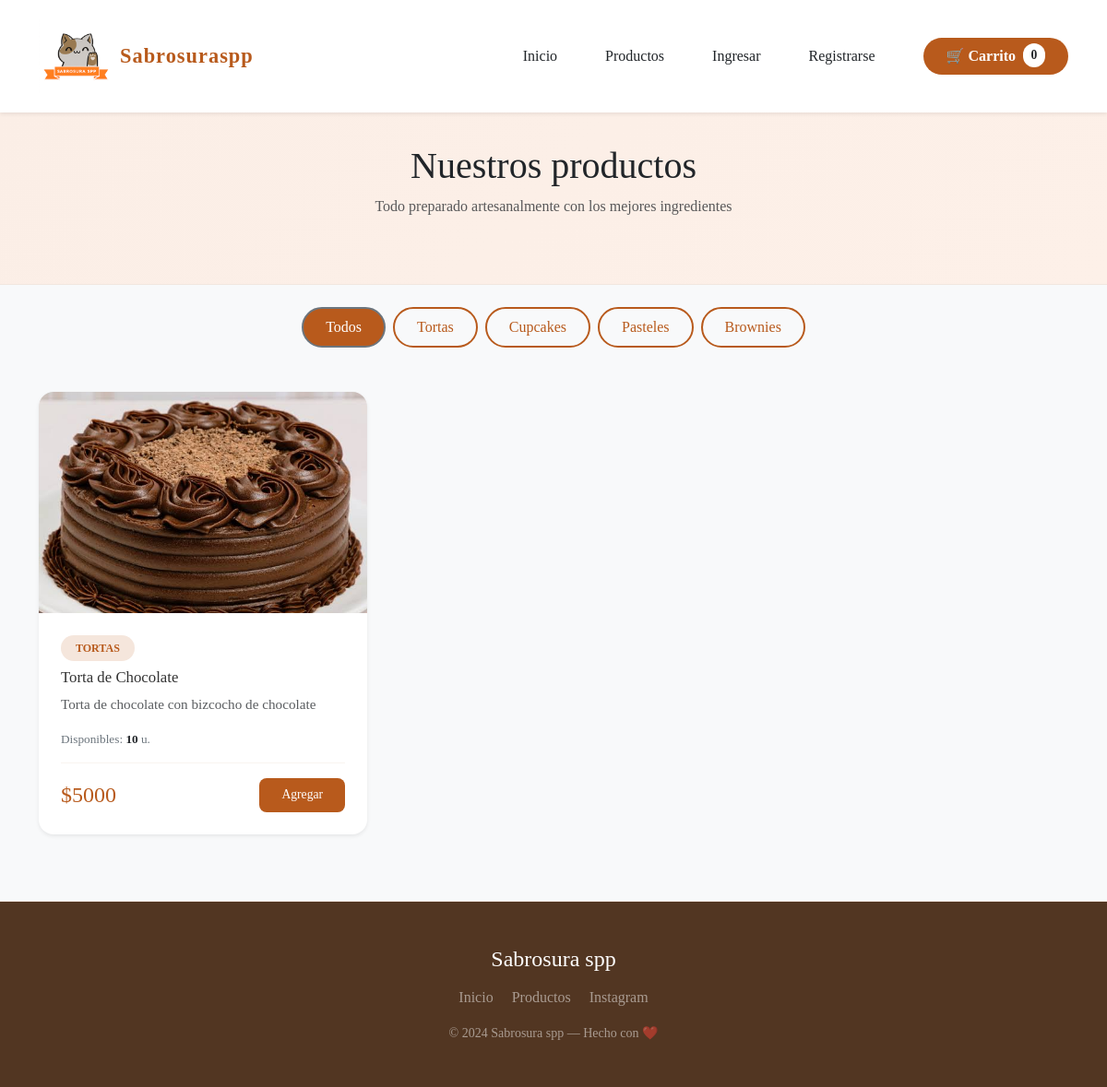
/productos/, run on an earlier commit of the app's database.
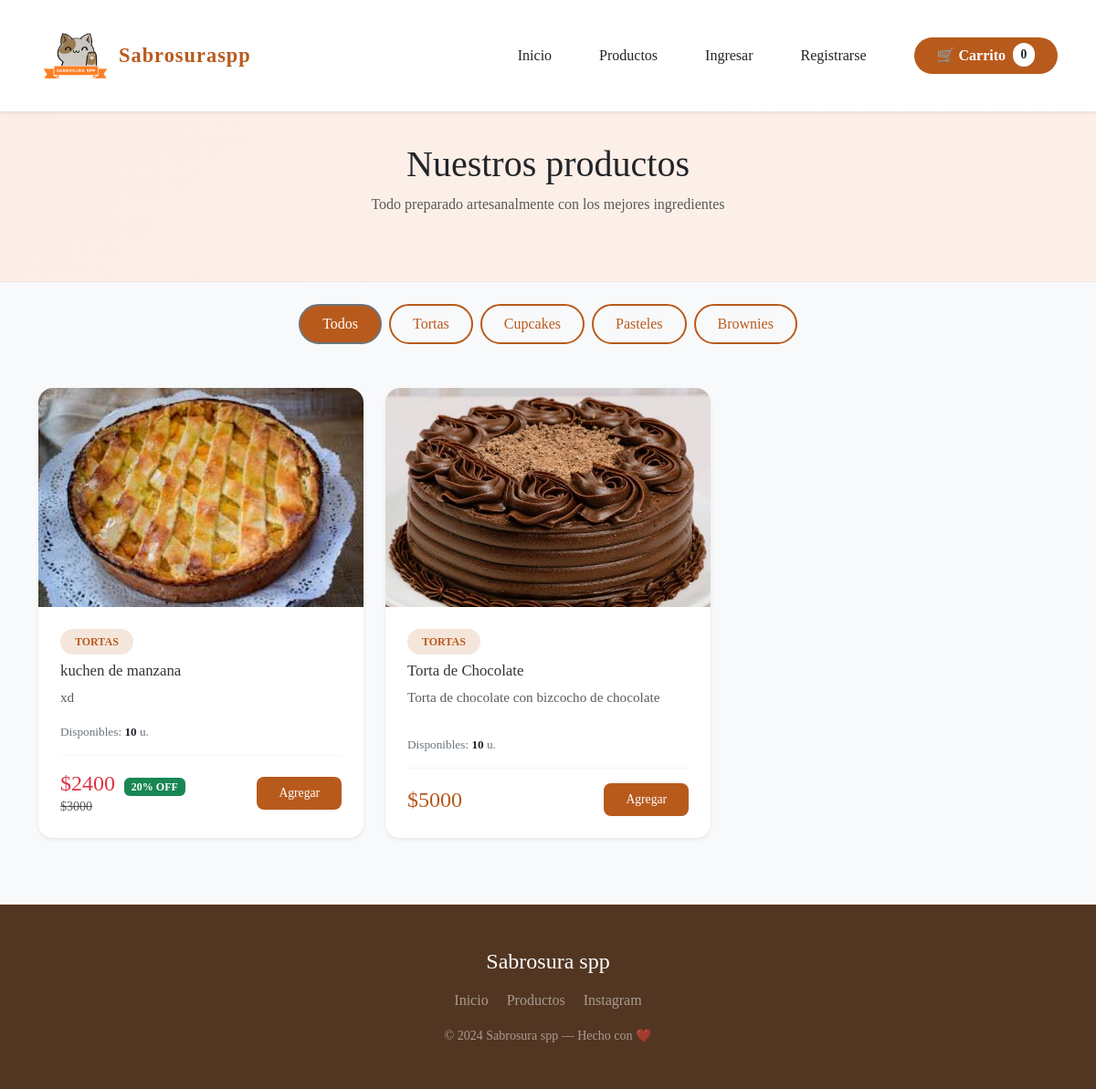
And on a later commit of the database.
### Reposteria_app/models.py (models this page shows, shortened)
class Categoria(models.Model):
    nombre = models.CharField(max_length=100, unique=True, verbose_name="Nombre de la Categoría")
    class Meta:
        verbose_name = "Categoría"
        verbose_name_plural = "Categorías"

class Producto(models.Model):
    nombre = models.CharField(max_length=150, verbose_name="Nombre del Producto")
    descripcion = models.TextField(verbose_name="Descripción")
    precio = models.IntegerField(verbose_name="Precio")
    imagen = models.ImageField(upload_to='productos/', blank=True, null=True, verbose_name="Imagen del Producto")
    categoria = models.ForeignKey(Categoria, on_delete=models.CASCADE, related_name="productos", verbose_name="Categoría")
    disponible = models.BooleanField(default=True, verbose_name="Disponible")
    stock = models.IntegerField(default=0, verbose_name="Stock Disponible")
    destacado = models.BooleanField(default=False, verbose_name="Destacado en Inicio")
    descuento = models.IntegerField(default=0, verbose_name="Descuento (%)")
    class Meta:
        verbose_name = "Producto"
        verbose_name_plural = "Productos"

### Reposteria_app/views.py (the view)
# urls.py: path('productos/', views.productos, name='productos'),
def productos(request):
    lista_productos  = Producto.objects.filter(disponible=True)
    lista_categorias = Categoria.objects.all()
    for prod in lista_productos:
        if prod.descuento and prod.descuento > 0:
            prod.precio_rebajado = int(prod.precio * (100 - prod.descuento) / 100)
        else:
            prod.precio_rebajado = prod.precio
    return render(request, 'Reposteria_app/productos.html', {
        'productos': lista_productos,
        'categorias': lista_categorias,
    })

### Reposteria_app/templates/Reposteria_app/productos.html (shortened to what the changed rows need)
{% extends 'layouts/base.html' %}
{% load static %}
{% block content %}
<div class="page-header py-5 mb-4 text-center">
  <div class="container py-2">
    <h1 class="display-4 font-weight-bold text-dark mb-2" style="font-family: 'Georgia', serif;">Nuestros productos</h1>
  </div>
</div>
<div class="container text-center mb-5">
  <div class="d-flex flex-wrap justify-content-center gap-2">
    <button class="btn btn-outline-secondary px-4 rounded-pill filtro-btn active" type="button" onclick="filtrar('todos', this)">
      Todos
    </button>
    {% for cat in categorias %}
      <button class="btn btn-outline-secondary px-4 rounded-pill filtro-btn" type="button" onclick="filtrar('{{ cat.nombre|lower }}', this)">
        {{ cat.nombre }}
      </button>
    {% endfor %}
  </div>
</div>
<section class="container pb-5">
  <div class="row row-cols-1 row-cols-md-2 row-cols-lg-3 g-4" id="grid">
    {% for prod in productos %}
    <div class="col mb-4 product-item" data-cat="{{ prod.categoria.nombre|lower }}">
      <div class="card h-100 border-0 shadow-sm" style="border-radius: 16px; overflow: hidden;">
        <div class="card-img-top bg-light d-flex align-items-center justify-content-center" style="height: 240px;">
          {% if prod.imagen %}
            <img src="{{ prod.imagen.url }}" alt="{{ prod.nombre }}" class="w-100 h-100" style="object-fit: cover;">
          {% else %}
            <span class="display-4">🍰</span>
          {% endif %}
        </div>
        <div class="card-body d-flex flex-column p-4">
          <div class="mb-2">
            <span class="badge rounded-pill px-3 py-2 text-uppercase" style="background-color: #f5e6dc; color: #b85a1c; font-size: 0.75rem; font-weight: bold;">
              {{ prod.categoria.nombre }}
            </span>
          </div>
          <h3 class="card-title h5 font-weight-bold mb-2" style="font-family: 'Georgia', serif; color: #333;">
            {{ prod.nombre }}
          </h3>
          <p class="card-text text-muted flex-grow-1 mb-3" style="font-size: 0.95rem; line-height: 1.5;">
            {{ prod.descripcion }}
          </p>
          <p class="text-secondary small mb-3">
            Disponibles: <strong class="text-dark" id="stock-val-{{ prod.id }}">{{ prod.stock }}</strong> u.
          </p>
          <div class="d-flex justify-content-between align-items-center pt-3 border-top" style="border-color: #f9f4f0 !important;">
            <div class="d-flex flex-column">
              {% if prod.descuento > 0 %}
                <div>
                  <span class="h4 font-weight-bold mb-0 text-danger">
                    ${{ prod.precio_rebajado }}
                  </span>
                  <span class="badge bg-success small ms-1" style="font-size: 0.75rem;">{{ prod.descuento }}% OFF</span>
                </div>
                <span class="text-muted text-decoration-line-through small">
                  ${{ prod.precio }}
                </span>
              {% else %}
                <span class="h4 font-weight-bold mb-0" style="color: #b85a1c;">
                  ${{ prod.precio }}
                </span>
              {% endif %}
            </div>
            <button class="btn btn-agregar text-white font-weight-bold px-4"
                data-id="{{ prod.id }}"
                data-nombre="{{ prod.nombre|escapejs }}"
                data-precio="{% if prod.descuento > 0 %}{{ prod.precio_rebajado }}{% else %}{{ prod.precio }}{% endif %}"
                data-imagen="{% if prod.imagen %}{{ prod.imagen.url }}{% endif %}"
                onclick="agregarConStock(this.dataset.id, this.dataset.nombre, Number(this.dataset.precio), this, this.dataset.imagen)"
                style="background-color: #b85a1c; border-radius: 8px; border: none; padding-top: 8px; padding-bottom: 8px;">
                Agregar
            </button>
          </div>
        </div>
      </div>
    </div>
    {% empty %}
    <div class="col-12 text-center py-5">
      <div class="alert alert-warning d-inline-block px-5" role="alert" style="border-radius: 12px;">
        😕 Aún no hay productos subidos en el sistema.
      </div>
    </div>
    {% endfor %}
  </div>
</section>
{% endblock %}

What changed in the data, as far as the page shows it:
now on this page (row edited): Producto: imagen (picture), categoria.nombre "TORTAS", nombre "kuchen de manzana", descripcion "xd", stock "10", precio_rebajado "2400", descuento "20", precio "3000"
